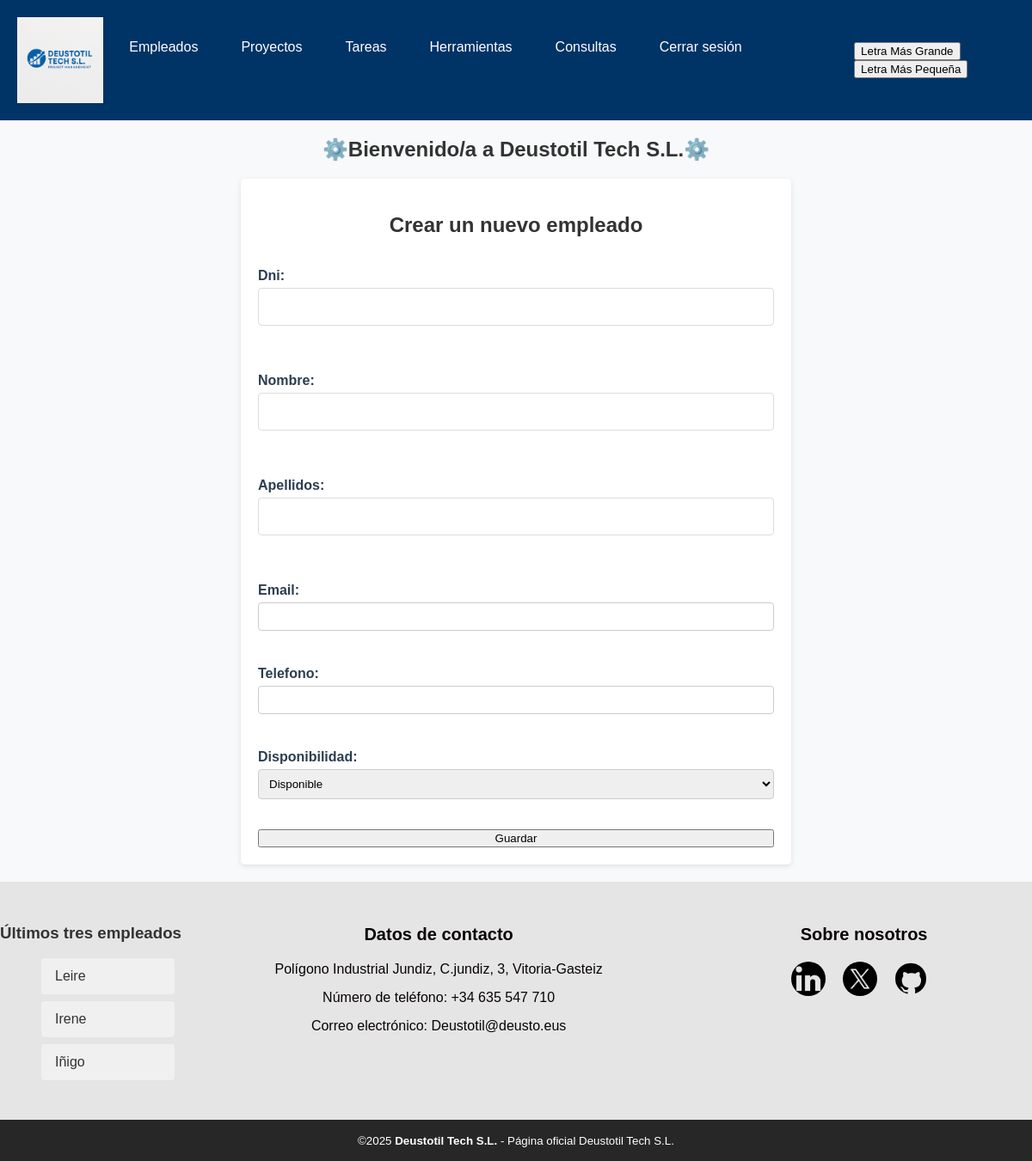
The app's page /AppDjango/empleados/crear/ (signed in) with its own data.
### AppDjango/models.py (models this page shows, shortened)
class Empleado(models.Model):
    dni = models.CharField(max_length=9, unique=True)
    nombre = models.CharField(max_length=100)
    apellidos = models.CharField(max_length=100)
    email = models.EmailField(max_length=50)
    telefono = models.IntegerField()
    disponibilidad = models.CharField(max_length=20, choices=EMPLEADO_DISPONIBILIDAD, default="disponible")

### AppDjango/views.py (the view)
# urls.py: path('empleados/crear/', EmpleadoCreateView.as_view(), name='crear-empleado'),
class EmpleadoCreateView(LoginRequiredMixin,CreateView):
    model = Empleado
    template_name = 'crear-empleado.html'
    form_class = EmpleadoForm
    success_url = reverse_lazy('empleados')
    context_object_name = 'empleado'
    def get_context_data(self, **kwargs):
        context = super().get_context_data(**kwargs)
        context['ultimos_empleados'] = Empleado.objects.order_by('-id')[:3]
        return context

### AppDjango/forms.py
class EmpleadoForm(forms.ModelForm):
    class Meta:
        model = Empleado
        fields = '__all__'

### AppDjango/templates/crear-empleado.html (shortened to what this page needs)
{%extends 'base.html'%}
{%block contenido%}
    <div class="formulario">
        <h2> Crear un nuevo empleado </h2>
        <form action="{% url 'crear-empleado'%}" method="POST">
            {{form.as_p}}
            <button type="submit"> Guardar </button>
        </form>
    </div>
{%endblock %}
{% block footer_contenido %}
    <div class="ultimos-registros">
        <h3>Últimos tres empleados</h3>
        <ul>
            {% for empleado in ultimos_empleados %}
                <li>
                    <a href="{% url 'detalle_empleado' empleado.pk %}">{{ empleado.nombre }}</a>
                </li>
            {% empty %}
                <li>No existen empleados</li>
            {% endfor %}
        </ul>
    </div>
{% endblock %}

### static/css/styles.css (style rules this page uses)
body { margin: 0; font-family: Arial, sans-serif; background-color: #f8f9fa; color: #333; }
h2 { text-align: center; margin-top: 20px; }
.ultimos-registros li { background-color: #f0f0f0; margin: 8px; padding: 12px 16px; border-radius: 4px; list-style: none; }
.ultimos-registros li a { text-decoration: none; color: #333; display: block; }
.formulario { max-width: 600px; margin: 20px auto; background-color: #fff; padding: 20px; border-radius: 5px; box-shadow: 0 2px 6px rgba(0, 0, 0, 0.1); }
.formulario p { margin-bottom: 15px; }
.formulario label { display: block; margin-bottom: 5px; font-weight: bold; }
.formulario input, .formulario select, .formulario textarea { width: 100%; padding: 8px; box-sizing: border-box; margin-bottom: 10px; border: 1px solid #ccc; border-radius: 4px; }
form { display: flex; flex-direction: column; }
label { margin-bottom: 0.5rem; font-weight: 600; color: #2c3e50; }
input[type="text"], input[type="password"] { padding: 12px 15px; margin-bottom: 1.5rem; border: 1px solid #ddd; border-radius: 4px; font-size: 1rem; transition: border 0.3s; }

### records on screen
Empleado: nombre "Leire"
Empleado: nombre "Irene"
Empleado: nombre "Iñigo"
